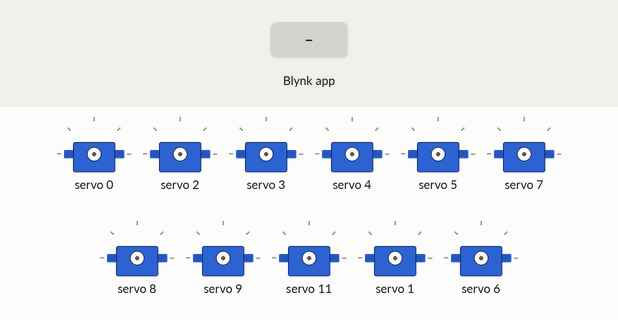
Recording of a sketch running on a simulated ESP8266 (NodeMCU). Shown: 11 × servo. Inputs (shaded band) come from the test bench. WiFi joins after 1.5 s; servers stay silent unless stated.

Above: at 3.0 s.
3.1 s: Blynk app writes 1 to V2
At 5.0 s:
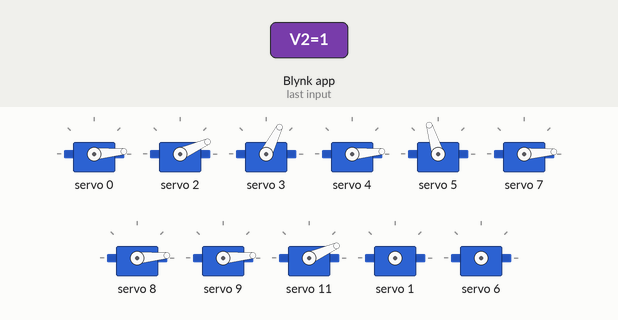
5.5 s: Blynk app writes 0 to V2
At 6.9 s:
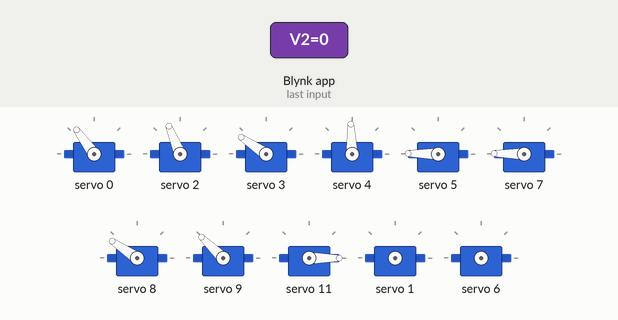
7.9 s: Blynk app writes 1 to V9
At 9.1 s:
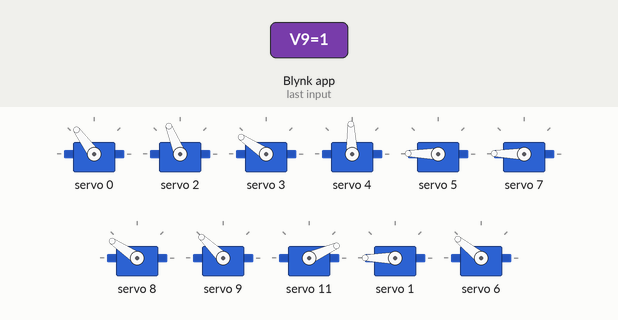
9.4 s: Blynk app writes 1 to V2
At 11.0 s:
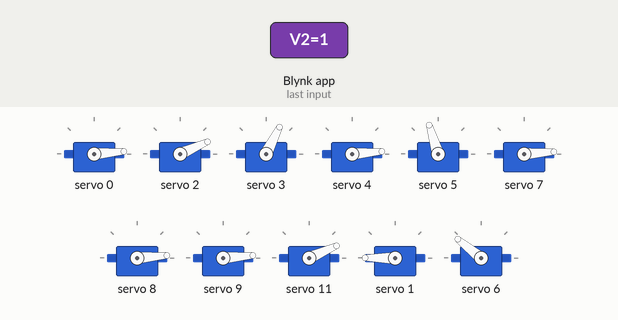
11.8 s: Blynk app writes 200 to V2
At 13.9 s:
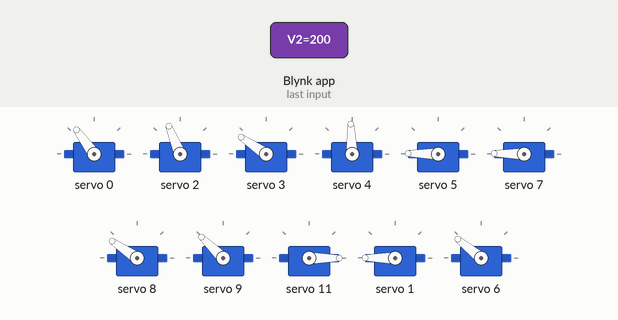
14.2 s: Blynk app writes 0 to V9
At 15.2 s:
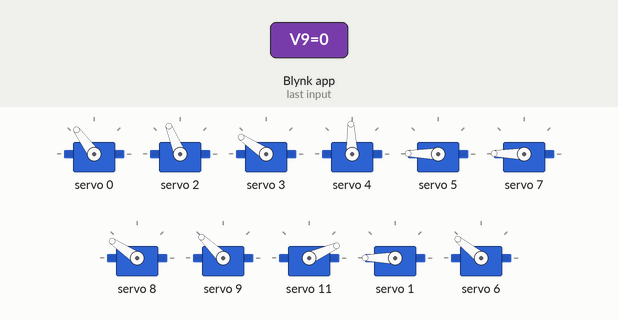
Timing chart, 0 to 16.7 s (numbered marks = the images above; inputs shaded):
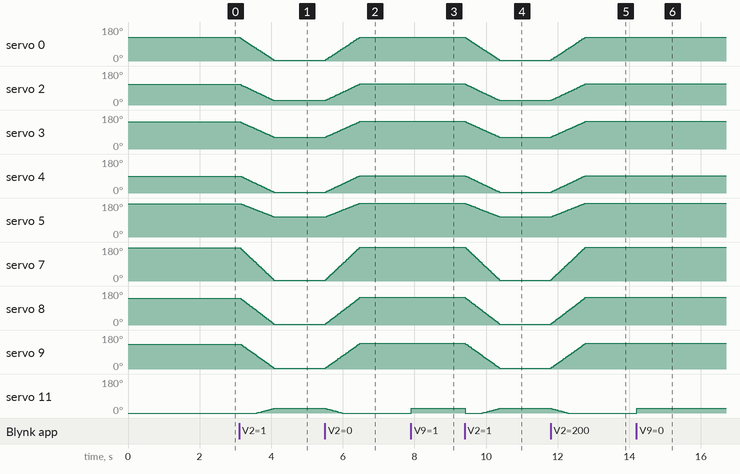

Measured:
- after the input at 3.1 s, servo 0: moves from 125° to 5° over 0.95 s, starting at once; servo 2: moves from 109° to 24° over 0.93 s, starting at once; servo 3: moves from 144° to 63° over 0.93 s, starting at once; servo 4: moves from 90° to 5° over 0.93 s, starting at once; servo 5: moves from 177° to 107° over 0.92 s, starting at once
- after the input at 5.5 s, servo 0: moves from 5° to 126° over 0.95 s, starting at once; servo 2: moves from 24° to 112° over 0.97 s, starting at once; servo 3: moves from 63° to 146° over 0.95 s, starting at once; servo 4: moves from 5° to 92° over 0.95 s, starting at once; servo 5: moves from 107° to 179° over 0.95 s, starting at once
- after the input at 7.9 s, servo 11: 0° → 24° at once
- after the input at 9.4 s, servo 0: moves from 126° to 5° over 0.97 s, starting at once; servo 2: moves from 112° to 24° over 0.95 s, starting at once; servo 3: moves from 146° to 63° over 0.95 s, starting at once; servo 4: moves from 92° to 5° over 0.95 s, starting at once; servo 5: moves from 179° to 107° over 0.94 s, starting at once
- after the input at 11.8 s, servo 0: moves from 5° to 126° over 0.95 s, starting at once; servo 2: moves from 24° to 112° over 0.97 s, starting at once; servo 3: moves from 63° to 146° over 0.95 s, starting at once; servo 4: moves from 5° to 92° over 0.95 s, starting at once; servo 5: moves from 107° to 179° over 0.95 s, starting at once
- after the input at 14.2 s, servo 11: 0° → 24° at once

The sketch:

blynkControlArm.ino
```cpp
#define BLYNK_TEMPLATE_ID "TMPL4GIdzmfuk"
#define BLYNK_TEMPLATE_NAME "Quickstart Template"
#define BLYNK_AUTH_TOKEN "GSbPUeA72UzF_-Eky6Nz4_90dt50Hx2u"

#include <ESP8266WiFi.h>
#include <BlynkSimpleEsp8266.h>
#include <Wire.h>
#include <Adafruit_PWMServoDriver.h>

// #define BLYNK_PRINT Serial // Blynk debugger

#define SERVO_FREQ 50

char ssid[] = "Hugoo";
char pass[] = "12345678";

Adafruit_PWMServoDriver pwm = Adafruit_PWMServoDriver();

/*
 *
 *  USMAX//SERVOMAX- maximum extension possible for the servo AKA open hand
 *  USMIN//SERVOMIN- minimum extension possible for the servo AKA closed hand
 *
 *  _A- outer servo of the given finger
 *  _B- inner servo of the given finger
 *
 */

/*
 *
 * Inner servos:
 * thumb_B == servoid=0; index_B == servoid=1; middle_B == servoid=2; ring_B == servoid=3; pinky_B == servoid=4
 *
 * Outer servos:
 * thumb_A == servoid=5; index_A == servoid=6; middle_A == servoid=7; ring_A == servoid=8; pinky_A == servoid=9
 *
 * STEP_SERVOID_X -> step of each servo for the mapped range of motion (0-180)
 *
 */


#define SERVOMIN_thumb_A  337 // thumb outer servo min         RED1      id5
#define SERVOMAX_thumb_A  490 // thumb outer servo max         RED1      id5
#define SERVOMIN_thumb_B  122 // thumb inner servo min         RED2      id0  122
#define SERVOMAX_thumb_B  378 // thumb inner servo max         RED2      id0

#define STEP_SERVOID_5 0.850000
#define STEP_SERVOID_0 1.422222

//Index finger servos
// #define USMIN_index_A  600 // index outer servo min         YELLOW1   id6
// #define USMAX_index_A  2000 // index outer servo max        YELLOW1   id6
// #define USMIN_index_B  1350 // index inner servo min        YELLOW2   id1
// #define USMAX_index_B  2460 // index inner servo max        YELLOW2   id1

#define SERVOMIN_index_A  122 // index outer servo min         YELLOW1   id6  122
#define SERVOMAX_index_A  409 // index outer servo max         YELLOW1   id6
#define SERVOMIN_index_B  276 // index inner servo min         YELLOW2   id1
#define SERVOMAX_index_B  503 // index inner servo max         YELLOW2   id1

#define STEP_SERVOID_6 1.594444
#define STEP_SERVOID_1 1.261111

//Middle finger servos
// #define USMIN_middle_A  600 // middle outer servo min       BLUE1     id7
// #define USMAX_middle_A  2400 // middle outer servo max      BLUE1     id7
// #define USMIN_middle_B  800 // middle inner servo min       BLUE2     id2
// #define USMAX_middle_B  1700 // middle inner servo max      BLUE2     id2

#define SERVOMIN_middle_A  122 // middle outer servo min       BLUE1     id7  122
#define SERVOMAX_middle_A  490 // middle outer servo max       BLUE1     id7
#define SERVOMIN_middle_B  163 // middle inner servo min       BLUE2     id2
#define SERVOMAX_middle_B  347 // middle inner servo max       BLUE2     id2

#define STEP_SERVOID_7 2.044445
#define STEP_SERVOID_2 1.022222

//Ring finger servos
// #define USMIN_ring_A  600 // ring outer servo min           GREEN1    id8
// #define USMAX_ring_A  2050 // ring outer servo max          GREEN1    id8
// #define USMIN_ring_B  1200 // ring inner servo min          GREEN2    id3
// #define USMAX_ring_B  2050  // ring inner servo max         GREEN2    id3

#define SERVOMIN_ring_A  122 // ring outer servo min           GREEN1    id8  122
#define SERVOMAX_ring_A  419 // ring outer servo max           GREEN1    id8
#define SERVOMIN_ring_B  245 // ring inner servo min           GREEN2    id3
#define SERVOMAX_ring_B  419  // ring inner servo max          GREEN2    id3

#define STEP_SERVOID_8 1.650000
#define STEP_SERVOID_3 0.966667

//Pinky finger servos
// #define USMIN_pinky_A  600 // pinky outer servo min         GRAY1     id9
// #define USMAX_pinky_A  1950 // pinky outer servo max        GRAY1     id9
// #define USMIN_pinky_B  600 // pinky inner servo min         GRAY2     id4
// #define USMAX_pinky_B  1500 // pinky inner servo max        GRAY2     id4

#define SERVOMIN_pinky_A  122 // pinky outer servo min         GRAY1     id9  122
#define SERVOMAX_pinky_A  398 // pinky outer servo max         GRAY1     id9
#define SERVOMIN_pinky_B  122 // pinky inner servo min         GRAY2     id4  122
#define SERVOMAX_pinky_B  306 // pinky inner servo max         GRAY2     id4

#define STEP_SERVOID_9 1.533333
#define STEP_SERVOID_4 1.022222

/**
 * Wrist Servo
 * id=15
*/

// #define USMAX_WRIST 2200 //Muñeca min extension/hacia antebrazo (MANO HACIA ABAJO, PLEGADA, WHATEVER)
// #define USMIN_WRIST 1000 //Muñeca max extension/hacia fuera (MANO HACIA EL EXTERIOR)

#define SERVOMAX_wrist 449
#define SERVOMIN_wrist 204

#define STEP_SERVOID_15 1.361111

/**
 * Forearm Servo
 * id=13
*/

// #define USMAX_FOREARM 2350 //antebrazo SENTIDO HORARIO MAX
// #define USMIN_FOREARM 1400 // SENTIDO ANTI-HORARIO MAX

#define SERVOMAX_forearm 479
#define SERVOMIN_forearm 285

#define STEP_SERVOID_13 1.077778

/**
 * Biceps Servo
 * id=14
*/

// #define USMAX_BICEPS 1650 //BRAZO CONTRAIDO - Puede subir un poco más, pero al igual q min, no puede bajar :)
// #define USMIN_BICEPS 1100  //bRAZO EXTENDIDO - No puede subir si baja mas q esto, por rango si q podría

#define SERVOMAX_biceps 337
#define SERVOMIN_biceps 224

#define STEP_SERVOID_14 0.627778

/**
 * Shoulder Servo
 * id=12
*/

// #define USMAX_SHOULDER 2000 //HOMBRO HACIA "DENTRO"
// #define USMIN_SHOULDER 1200  //hOMBRO HACIA "FUERA"

#define SERVOMAX_shoulder 408 //lo mas levantado posible
#define SERVOMIN_shoulder 245 //pegado a la mesa

#define STEP_SERVOID_12 0.905556

/**
 * Palm Servo
 * id=11
*/

// #define USMAX_PALM 800 //thumb hacia fuera
// #define USMIN_PALM 300  //thumb hacia dentro

#define SERVOMAX_palm 163   //thumb hacia fuera
#define SERVOMIN_palm 61  //thumb hacia dentro

#define STEP_SERVOID_11 0.566667


uint8_t servoid = 0;
uint8_t i = 0;
uint8_t j = 0;


/**
 * 0º == Fully extended
 * 180º == Fully contracted
*/
uint8_t currentPosition[] = {0,0,0,0,0,0,0,0,0,0,0,0,0,0,0};

void setUpServoPositions(){
  pwm.setPWM(0, 0, SERVOMAX_thumb_B);
  currentPosition[0]=0;
  pwm.setPWM(1, 0, SERVOMAX_index_B);
  currentPosition[1]=0;
  pwm.setPWM(2, 0, SERVOMAX_middle_B);
  currentPosition[2]=0;
  pwm.setPWM(3, 0, SERVOMAX_ring_B);
  currentPosition[3]=0;
  pwm.setPWM(4, 0, SERVOMAX_pinky_B);
  currentPosition[4]=0;
  pwm.setPWM(5, 0, SERVOMAX_thumb_A);
  currentPosition[5]=0;
  pwm.setPWM(6, 0, SERVOMAX_index_A);
  currentPosition[6]=0;
  pwm.setPWM(7, 0, SERVOMAX_middle_A);
  currentPosition[7]=0;
  pwm.setPWM(8, 0, SERVOMAX_ring_A);
  currentPosition[8]=0;
  pwm.setPWM(9, 0, SERVOMAX_pinky_A);
  currentPosition[9]=0;
  pwm.setPWM(11, 0, SERVOMAX_palm);
  currentPosition[10]=0;
}


void pointIndex(){
  i=0;
  while (i<180){
    if(currentPosition[0] < 180){currentPosition[0]++;pwm.setPWM(0, 0, -currentPosition[0]*STEP_SERVOID_0 + SERVOMAX_thumb_B);}

      if(currentPosition[1] > 0){currentPosition[1]--;pwm.setPWM(1, 0, -currentPosition[1]*STEP_SERVOID_1 + SERVOMAX_index_B);}

    if(currentPosition[2] < 180){currentPosition[2]++;pwm.setPWM(2, 0, -currentPosition[2]*STEP_SERVOID_2 + SERVOMAX_middle_B);}
    if(currentPosition[3] < 180){currentPosition[3]++;pwm.setPWM(3, 0, -currentPosition[3]*STEP_SERVOID_3 + SERVOMAX_ring_B);}
    if(currentPosition[4] < 180){currentPosition[4]++;pwm.setPWM(4, 0, -currentPosition[4]*STEP_SERVOID_4 + SERVOMAX_pinky_B);}
    if(currentPosition[5] < 180){currentPosition[5]++;pwm.setPWM(5, 0, -currentPosition[5]*STEP_SERVOID_5 + SERVOMAX_thumb_A);}
    if(currentPosition[6] > 0){currentPosition[6]--;pwm.setPWM(6, 0, -currentPosition[6]*STEP_SERVOID_6 + SERVOMAX_index_A);}
    if(currentPosition[7] < 180){currentPosition[7]++;pwm.setPWM(7, 0, -currentPosition[7]*STEP_SERVOID_7 + SERVOMAX_middle_A);}
    if(currentPosition[8] < 180){currentPosition[8]++;pwm.setPWM(8, 0, -currentPosition[8]*STEP_SERVOID_8 + SERVOMAX_ring_A);}
    if(currentPosition[9] < 180){currentPosition[9]++;pwm.setPWM(9, 0, -currentPosition[9]*STEP_SERVOID_9 + SERVOMAX_pinky_A);}
    if(currentPosition[10] < 180){currentPosition[10]++;pwm.setPWM(11, 0, currentPosition[10]*STEP_SERVOID_11+SERVOMIN_palm);}

    i++;
  }
  delay(25);
}

void openHand(){
    i=0;
    while (i<180){
      if(currentPosition[0] > 0){currentPosition[0]--;pwm.setPWM(0, 0, -currentPosition[0]*STEP_SERVOID_0 + SERVOMAX_thumb_B);}
      if(currentPosition[1] > 0){currentPosition[1]--;pwm.setPWM(1, 0, -currentPosition[1]*STEP_SERVOID_1 + SERVOMAX_index_B);}
      if(currentPosition[2] > 0){currentPosition[2]--;pwm.setPWM(2, 0, -currentPosition[2]*STEP_SERVOID_2 + SERVOMAX_middle_B);}
      if(currentPosition[3] > 0){currentPosition[3]--;pwm.setPWM(3, 0, -currentPosition[3]*STEP_SERVOID_3 + SERVOMAX_ring_B);}
      if(currentPosition[4] > 0){currentPosition[4]--;pwm.setPWM(4, 0, -currentPosition[4]*STEP_SERVOID_4 + SERVOMAX_pinky_B);}
      if(currentPosition[5] > 0){currentPosition[5]--;pwm.setPWM(5, 0, -currentPosition[5]*STEP_SERVOID_5 + SERVOMAX_thumb_A);}
      if(currentPosition[6] > 0){currentPosition[6]--;pwm.setPWM(6, 0, -currentPosition[6]*STEP_SERVOID_6 + SERVOMAX_index_A);}
      if(currentPosition[7] > 0){currentPosition[7]--;pwm.setPWM(7, 0, -currentPosition[7]*STEP_SERVOID_7 + SERVOMAX_middle_A);}
      if(currentPosition[8] > 0){currentPosition[8]--;pwm.setPWM(8, 0, -currentPosition[8]*STEP_SERVOID_8 + SERVOMAX_ring_A);}
      if(currentPosition[9] > 0){currentPosition[9]--;pwm.setPWM(9, 0, -currentPosition[9]*STEP_SERVOID_9 + SERVOMAX_pinky_A);}
      if(currentPosition[10] > 0){currentPosition[10]--;pwm.setPWM(11, 0, currentPosition[10]*STEP_SERVOID_11+ SERVOMIN_palm);}
      i++;
    }
}
BLYNK_WRITE(V2){
  if(param.asInt()==1){
    pointIndex();
  }else{
    openHand();
  }
}

BLYNK_WRITE(V9){
  setUpServoPositions();
}

void setup(){
  // Debug console
  Serial.begin(9600);

  pwm.begin();
  pwm.setOscillatorFrequency(27000000);
  pwm.setPWMFreq(SERVO_FREQ);

  Blynk.begin(BLYNK_AUTH_TOKEN, ssid, pass);

}

void loop(){
  Blynk.run();
}
```
